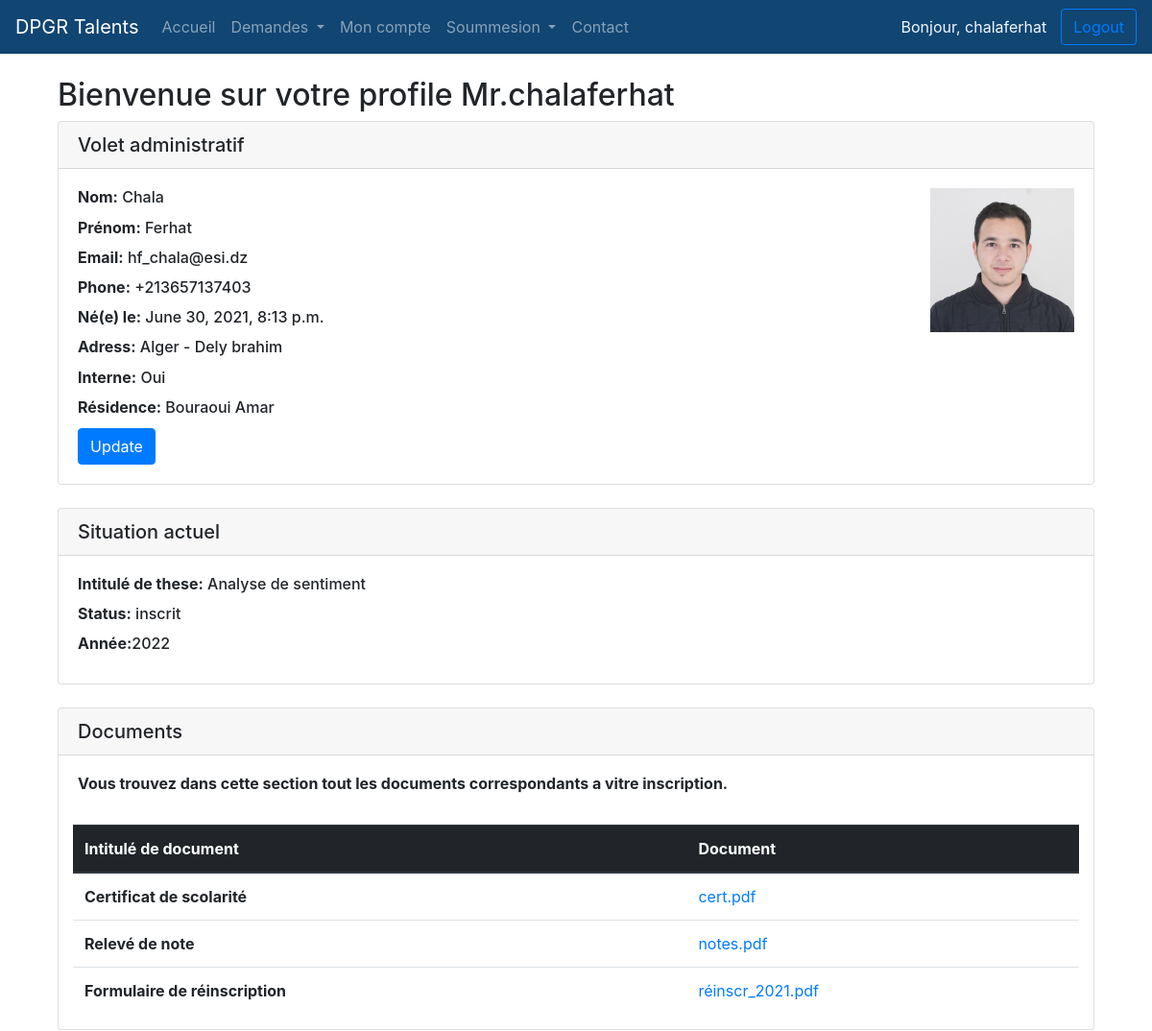
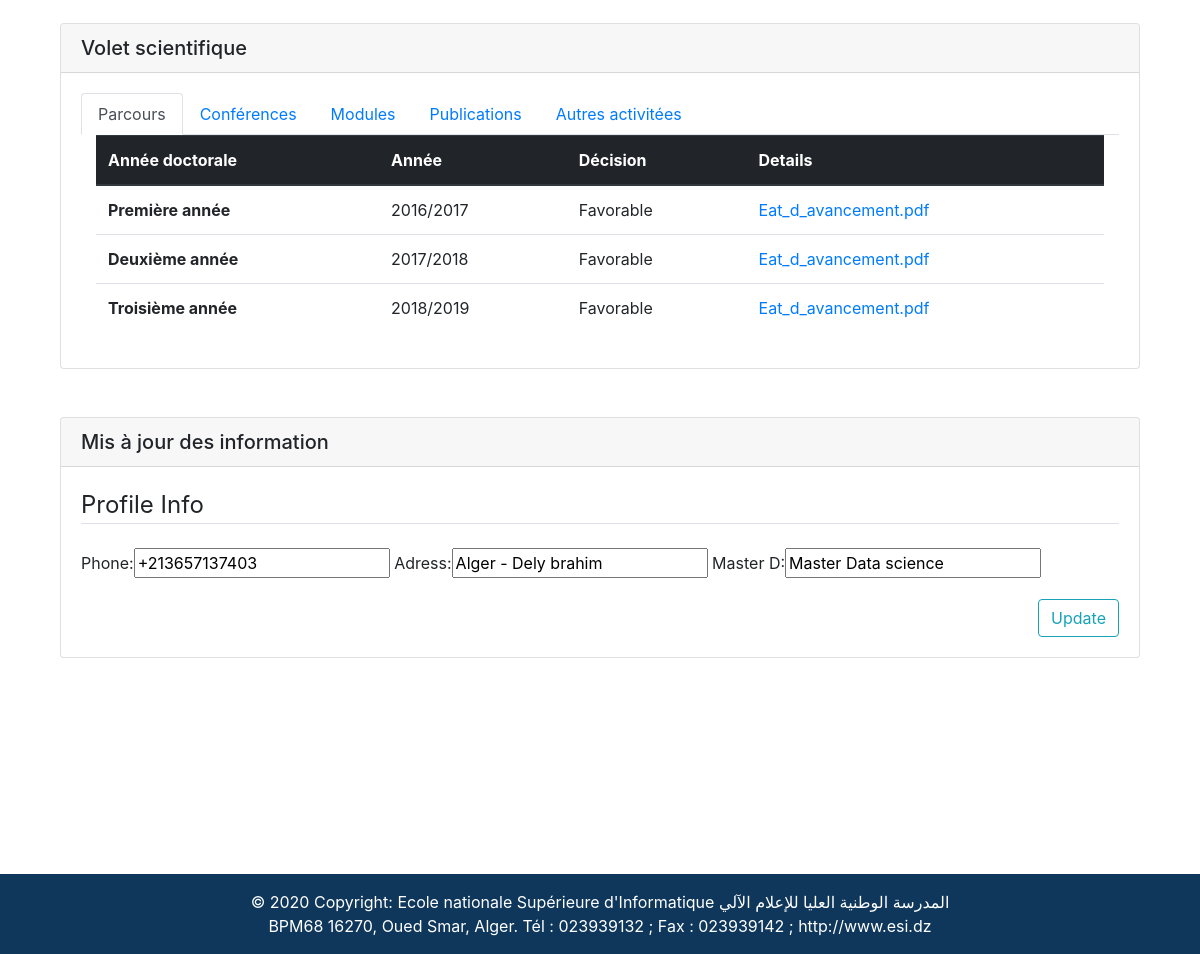
/profile/ (signed in), run on the app's committed database (2 pictures, top to bottom).
### users/models.py (models this page shows, shortened)
class User(AbstractBaseUser):
    email = models.EmailField(verbose_name="email",max_length=60,unique=True)
    username = models.CharField(max_length=30,unique=True)
    date_joined = models.DateTimeField(verbose_name="date_joined",auto_now_add=True)
    last_login = models.DateTimeField(verbose_name="last login",auto_now=True)
    is_admin = models.BooleanField(default=False)
    is_active = models.BooleanField(default=True)
    is_staff = models.BooleanField(default=False)
    is_superuser = models.BooleanField(default=False)
    is_doctorant = models.BooleanField(default=False)
    is_these_dir = models.BooleanField(default=False)
    is_dpgr = models.BooleanField(default=False)
    is_cfd = models.BooleanField(default=False)
    is_lab_dir = models.BooleanField(default=False)
    is_cs = models.BooleanField(default=False)
    USERNAME_FIELD = 'email'
    REQUIRED_FIELDS = ['username']
    objects = MyUserManager()

class Doctorant(models.Model):
    user = models.OneToOneField(User,on_delete = models.CASCADE, primary_key = True)
    nom = models.CharField(max_length=20)
    prenom = models.CharField(max_length=20)
    phone= models.CharField(max_length=20)
    Adress = models.CharField(max_length=50)
    date_naissance = models.DateTimeField(verbose_name="date_joined")
    univ_origin = models.CharField(max_length=20)
    these = models.ForeignKey('app.These',related_name='theses',on_delete=models.CASCADE)
    anne_univ = models.IntegerField()
    master_D = models.CharField(max_length=20)
    dir_these = models.ForeignKey('DThese',related_name='theses',on_delete=models.CASCADE)

### app/models.py (models this page shows, shortened)
class These(models.Model):
    Title = models.CharField(max_length=20,verbose_name=_('These name '))
    Discription = models.TextField(max_length=500,verbose_name=_('These Discription '))

### users/views.py (the view)
# urls.py: path('profile/',user_views.profile,name='profile'),
@login_required
def profile(request):
    if request.method == 'POST':
        p_form = ProfileUpdateForm(request.POST,
                                   request.FILES,
                                   instance=request.user.doctorant)
        if  p_form.is_valid():
            p_form.save()
            return redirect('profile')
    else:
        p_form = ProfileUpdateForm(instance=request.user.doctorant)
    context = {
        'p_form': p_form
    }
    return render(request, 'users/profil.html', context)

### users/forms.py
class ProfileUpdateForm(forms.ModelForm):
    class Meta:
        model = Doctorant
        fields = ['phone','Adress','master_D']

### templates/users/profil.html (shortened to what this page needs)
{% extends 'base.html' %}
{% block content %}
{% load static %}
<br>
<div class="container">
  <h2>Bienvenue sur votre profile Mr.{{user.username}} </h2>
  <div class="card" id="info">
    <h5 class="card-header">Volet administratif </h5>
    <div class="card-body">
      <img style="float: right;
      width: 150px;
      height: 150px;
      " src="{% static 'site_static/img/chala.jpg'%}">
      <h6 class="card-title"><b>Nom:</b> {{user.doctorant.nom}}</h6>
      <h6 class="card-title"><b>Prénom:</b> {{user.doctorant.prenom}} </h6>
      <h6 class="card-title"><b>Email:</b> {{user.email}} </h6>
      <h6 class="card-title"><b>Phone:</b> {{user.doctorant.phone}} </h6>
      <h6 class="card-title"><b>Né(e) le:</b> {{user.doctorant.date_naissance}} </h6>
      <h6 class="card-title"><b>Adress:</b> {{user.doctorant.Adress}}</h6>
      <h6 class="card-title"><b>Interne:</b> Oui</h6>
      <h6 class="card-title"><b>Résidence:</b> Bouraoui Amar</h6>
      <a type="button" class="btn btn-primary" href="#updateInfo">Update</a>
    </div>
 </div>
<br>
 <div class="card">
  <h5 class="card-header">Situation actuel </h5>
  <div class="card-body">
    <h6 class="card-title"><b>Intitulé de these:</b> {{user.doctorant.these.Title}}</h6>
    <h6 class="card-title"><b>Status:</b> inscrit </h6>
    <h6 class="card-title"><b>Année:</b>{{user.doctorant.anne_univ}} </h6>
  </div>
 </div>
 <br>
 <div class="card">
  <h5 class="card-header">Documents </h5>
  <div class="card-body">
    <h6 class="card-title"><b>Vous trouvez dans cette section tout les documents correspondants a vitre inscription.</b></h6>
  </div>
  <div class="container">
  <table class="table">
    <thead class="thead-dark">
      <tr>
        <th scope="col">Intitulé de document</th>
        <th scope="col">Document</th>
      </tr>
    </thead>
    <tbody>
      <tr>
        <th scope="row">Certificat de scolarité</th>
        <td><a href="">cert.pdf</a></td>
      </tr>
      <tr>
        <th scope="row">Relevé de note</th>
        <td><a href="">notes.pdf</a></td>
      </tr>
      <tr>
        <th scope="row">Formulaire de réinscription</th>
        <td><a href="">réinscr_2021.pdf</a></td>
      </tr>
    </tbody>
  </table>
  </div>
 </div>
 <br>
 <div class="card">
  <h5 class="card-header">Volet scientifique </h5>
  <div class="card-body">
    <ul class="nav nav-tabs" id="myTab" role="tablist">
      <li class="nav-item">
        <a class="nav-link active" id="parcours-tab" data-toggle="tab" href="#parcours" role="tab" aria-controls="parcours" aria-selected="true">Parcours</a>
      </li>
      <li class="nav-item">
        <a class="nav-link" id="conf-tab" data-toggle="tab" href="#conf" role="tab" aria-controls="conf" aria-selected="false">Conférences</a>
      </li>
      <li class="nav-item">
        <a class="nav-link" id="modules-tab" data-toggle="tab" href="#modules" role="tab" aria-controls="modules" aria-selected="false">Modules</a>
      </li>
      <li class="nav-item">
        <a class="nav-link" id="pub-tab" data-toggle="tab" href="#pub" role="tab" aria-controls="pub" aria-selected="false">Publications</a>
      </li>
      <li class="nav-item">
        <a class="nav-link" id="other-tab" data-toggle="tab" href="#other" role="tab" aria-controls="other" aria-selected="false">Autres activitées</a>
      </li>
    </ul>
    <div class="tab-content" id="myTabContent">
      <div class="tab-pane fade show active" id="parcours" role="tabpanel" aria-labelledby="parcours-tab">
      <div class="container">
        <table class="table">
          <thead class="thead-dark">
            <tr>
              <th scope="col">Année doctorale</th>
              <th scope="col">Année</th>
              <th scope="col">Décision</th>
              <th scope="col">Details</th>
            </tr>
          </thead>
          <tbody>
            <tr>
              <th scope="row">Première année</th>
              <td>2016/2017</td>
              <td>Favorable</td>
              <td><a href=""> Eat_d_avancement.pdf</a></td>
            </tr>
            <tr>
              <th scope="row">Deuxième année</th>
              <td>2017/2018</td>
              <td>Favorable</td>
              <td><a href=""> Eat_d_avancement.pdf</a></td>
            </tr>
            <tr>
              <th scope="row">Troisième  année</th>
              <td>2018/2019</td>
              <td>Favorable</td>
              <td><a href=""> Eat_d_avancement.pdf</a></td>
            </tr>
          </tbody>
        </table>
    </div>
      </div>
    </div>
  </div>
 </div>
 <br><br>
 <div class="card" id="updateInfo">
  <h5 class="card-header">Mis à jour des information </h5>
  <div class="card-body">
    <form method="POST" enctype="multipart/form-data">
      <fieldset class="form-group">
          <legend class="border-bottom mb-4">Profile Info</legend>
          {{ p_form }}
      </fieldset>
      <div class="form-group">
          <a href=""  style="float: right;" class="btn btn-outline-info" type="submit">Update </a>
      </div>
  </form>
  </div>
 </div>
</div>
{% endblock %}

### templates/base.html (shortened to what this page needs)
<!DOCTYPE html>
{% load static %}
<html>
  <head>
    <link rel="stylesheet" href="https://maxcdn.bootstrapcdn.com/bootstrap/4.0.0/css/bootstrap.min.css">
    <link rel="stylesheet" href="{% static 'site_static/css/style.css'%}">
  </head>
  <body>
    <nav class="navbar navbar-expand-lg navbar-dark" style="background-color: #114572;">
      <a class="navbar-brand" href="#">DPGR Talents</a>
      <div class="collapse navbar-collapse" id="navbarSupportedContent">
        <ul class="navbar-nav mr-auto">
          <li class="nav-item">
            <a class="nav-link" href="#">Accueil</a>
          </li>
        {% if user.is_authenticated %}
        {% if user.is_doctorant %}
          <li class="nav-item dropdown">
            <a class="nav-link dropdown-toggle" href="#" id="navbarDropdown" role="button" data-toggle="dropdown" aria-haspopup="true" aria-expanded="false">
              Demandes
            </a>
          </li>
          <li class="nav-item">
            <a class="nav-link" href="{% url 'profile' %}">Mon compte</a>
          </li>
          <li class="nav-item dropdown">
            <a class="nav-link dropdown-toggle" href="#" id="navbarDropdown" role="button" data-toggle="dropdown" aria-haspopup="true" aria-expanded="false">
              Soummesion
            </a>
          </li>
          {% endif %}
          {% endif %}
          <li class="nav-item">
            <a class="nav-link" href="#">Contact</a>
          </li>
        </ul>
        {% if user.is_authenticated %}
           <a style="
               color: aliceblue;
               margin-right: 15px;
           ">
            Bonjour, {{user.username}}</a>
           <a class="btn btn-outline-primary my-2 my-sm-0" href="{% url 'logout' %}">Logout</a>
        {% else %}
           <a class="btn btn-outline-primary my-2 my-sm-0" href="{% url 'login' %}">Login</a>
        {% endif %}
      </div>
    </nav>
     <div class="container">
        {% block content %}
        {% endblock %}
     </div>
    <br><br><br><br><br>
    <br><br><br><br>
     <footer class="text-center text-white" style="background-color: #114572;">
      <div class="text-center p-3" style="background-color: rgba(0, 0, 0, 0.2);">
        © 2020 Copyright:
        <a class="text-white" href="https://www.esi.dz/">Ecole nationale Supérieure d'Informatique المدرسة الوطنية العليا للإعلام الآلي</a> <br>
        <a class="text-white" href="https://www.esi.dz/">BPM68 16270, Oued Smar, Alger. Tél : 023939132 ; Fax : 023939142 ; http://www.esi.dz</a>
      </div>
    </footer>
  </body>
</html>

### data on the page
User: username "chalaferhat", doctorant.nom "Chala", doctorant.prenom "Ferhat", email "hf_chala@esi.dz", doctorant.phone "+213657137403", doctorant.date_naissance "June 30, 2021, 8:13 p.m.", doctorant.Adress "Alger - Dely brahim", doctorant.these.Title "Analyse de sentiment", doctorant.anne_univ "2022"
Doctorant: phone "+213657137403", Adress "Alger - Dely brahim", master_D "Master Data science"
